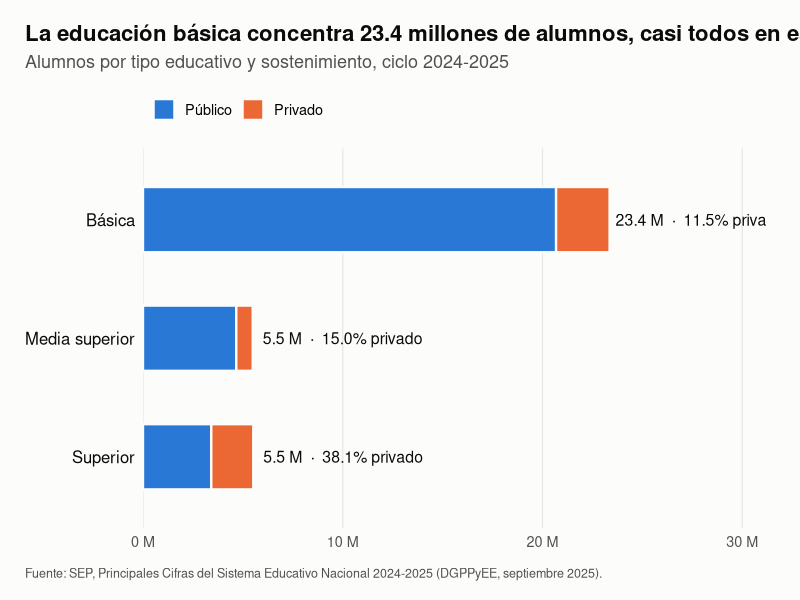
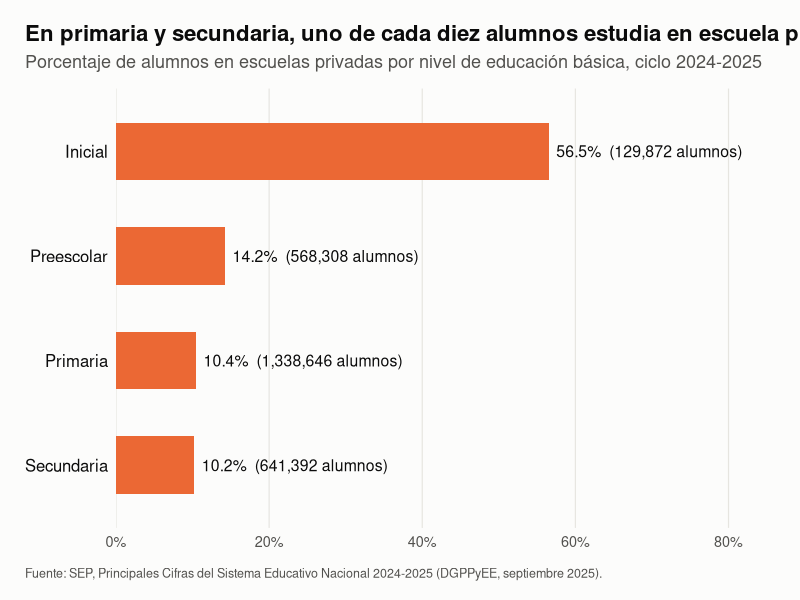
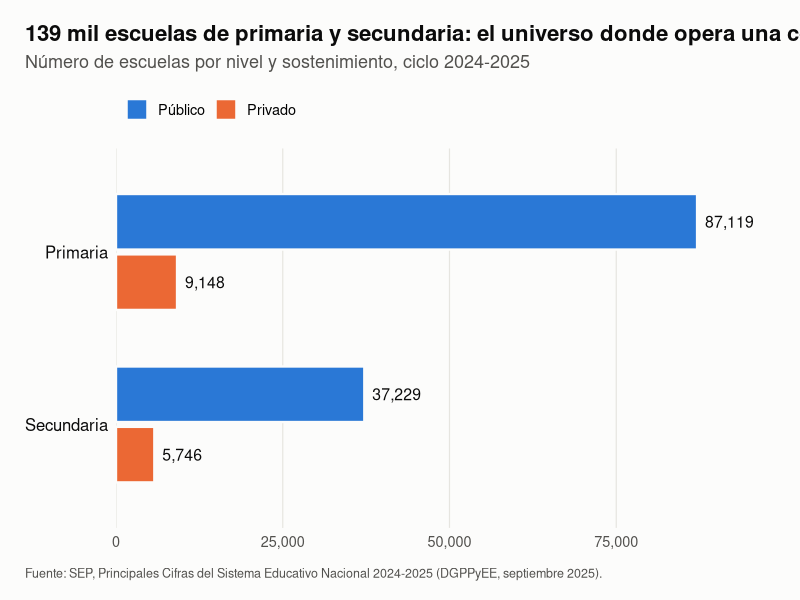
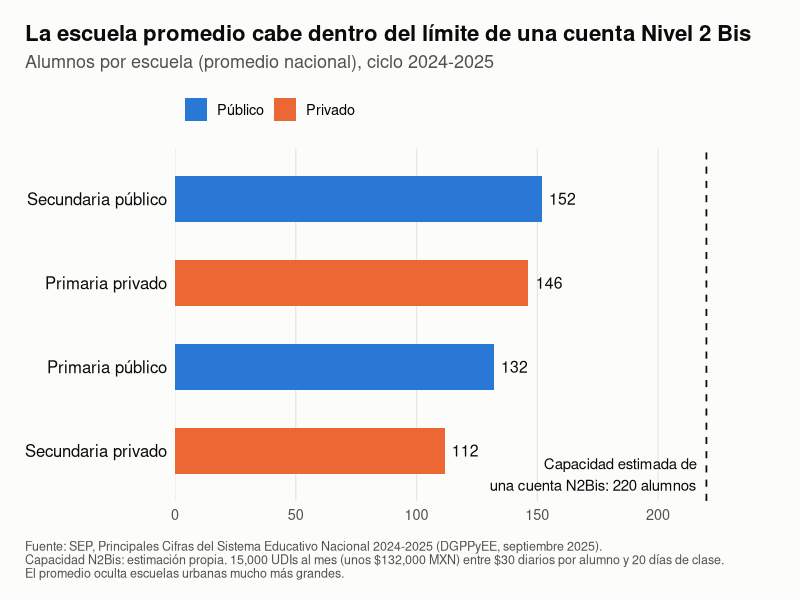
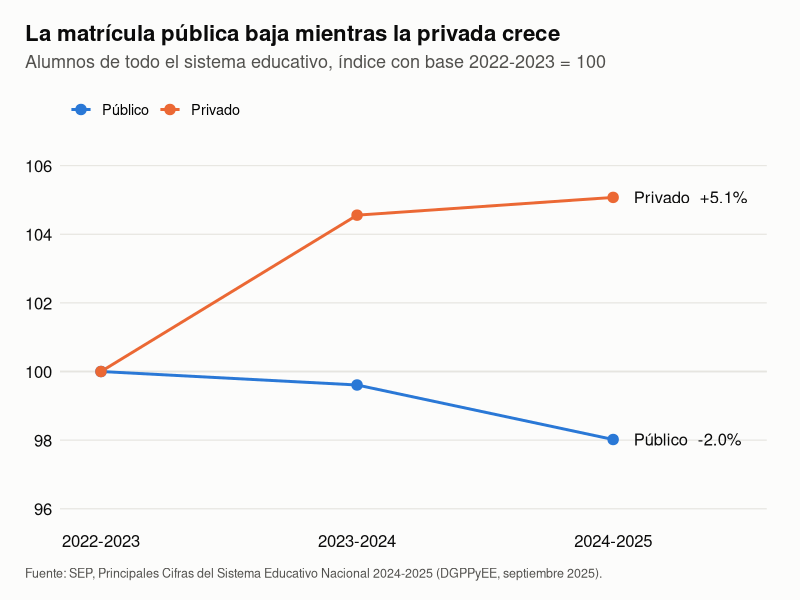
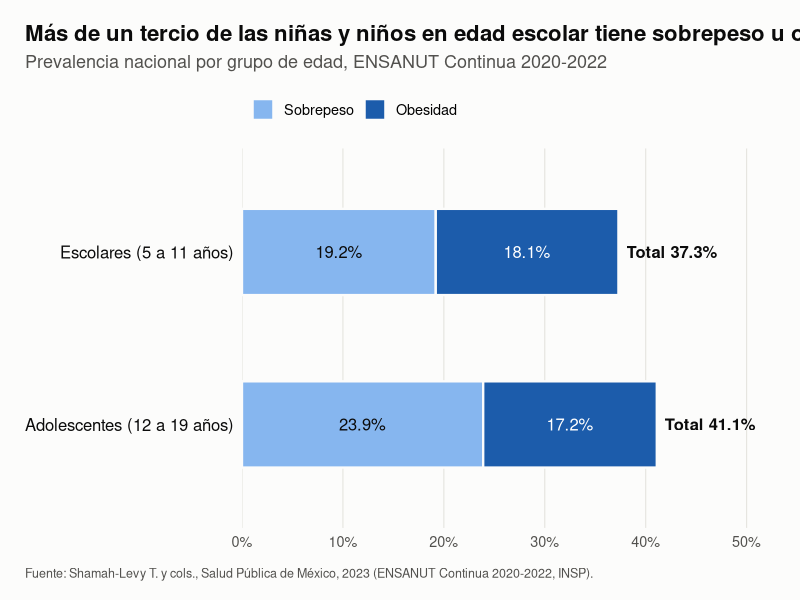
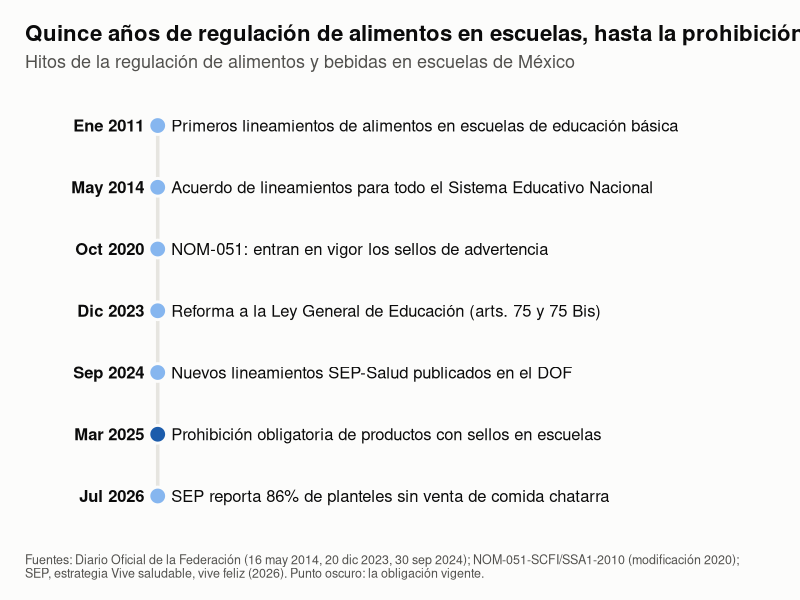

R code for these plots, in order:
# NutriPey — Gráficas del contexto educativo y regulatorio
#
# Uso en RStudio: abrir NutriPey_analisis.Rproj y ejecutar source("graficas.R").
# Uso en terminal, desde la carpeta analisis/:  Rscript graficas.R
#
# Lee los CSV de datos/ y escribe los PNG en graficas/.
# Las fuentes de cada cifra están en README.md.

library(ggplot2)
library(dplyr)
library(readr)
library(scales)

dir.create("graficas", showWarnings = FALSE)

# --- Estilo común -----------------------------------------------------------

col_sost   <- c("Público" = "#2a78d6", "Privado" = "#eb6834")
col_peso   <- c("Sobrepeso" = "#86b6ef", "Obesidad" = "#1c5cab")
tinta      <- "#0b0b0b"
tinta_2    <- "#52514e"
superficie <- "#fcfcfb"
rejilla    <- "#e6e5e0"

tema <- theme_minimal(base_size = 13) +
  theme(
    plot.background    = element_rect(fill = superficie, colour = NA),
    panel.background   = element_rect(fill = superficie, colour = NA),
    panel.grid.minor   = element_blank(),
    panel.grid.major.y = element_blank(),
    panel.grid.major.x = element_line(colour = rejilla, linewidth = 0.4),
    plot.title         = element_text(face = "bold", size = 16, colour = tinta),
    plot.subtitle      = element_text(colour = tinta_2, margin = margin(b = 12)),
    plot.caption       = element_text(colour = tinta_2, size = 9, hjust = 0,
                                      margin = margin(t = 12)),
    plot.title.position   = "plot",
    plot.caption.position = "plot",
    axis.title         = element_blank(),
    axis.text          = element_text(colour = tinta_2),
    axis.text.y        = element_text(colour = tinta, size = 12),
    legend.position    = "top",
    legend.justification = "left",
    legend.title       = element_blank(),
    plot.margin        = margin(18, 24, 14, 18)
  )

fuente_sep <- paste(
  "Fuente: SEP, Principales Cifras del Sistema Educativo Nacional 2024-2025",
  "(DGPPyEE, septiembre 2025)."
)

guardar <- function(nombre, grafica, alto = 5.2) {
  ggsave(file.path("graficas", nombre), grafica,
         width = 10, height = alto, dpi = 200, bg = superficie)
  message("Escrita: graficas/", nombre)
}

millones <- function(x) paste0(format(round(x / 1e6, 1), nsmall = 1), " M")
miles    <- function(x) format(x, big.mark = ",", trim = TRUE)

# --- Datos ------------------------------------------------------------------

sen <- read_csv("datos/sen_2024_2025.csv", show_col_types = FALSE) |>
  mutate(sostenimiento = factor(sostenimiento, levels = c("Público", "Privado")))

tendencia <- read_csv("datos/sen_tendencia.csv", show_col_types = FALSE) |>
  mutate(sostenimiento = factor(sostenimiento, levels = c("Público", "Privado")))

ensanut <- read_csv("datos/ensanut_2020_2022.csv", show_col_types = FALSE) |>
  mutate(condicion = factor(condicion, levels = c("Obesidad", "Sobrepeso")))

reformas <- read_csv("datos/reformas.csv", show_col_types = FALSE)

# --- 1. Matrícula por tipo educativo y sostenimiento ------------------------

g1_datos <- sen |>
  group_by(tipo, sostenimiento) |>
  summarise(alumnos = sum(alumnos), .groups = "drop") |>
  group_by(tipo) |>
  mutate(total = sum(alumnos), pct = alumnos / total) |>
  ungroup() |>
  mutate(tipo = factor(tipo, levels = c("Superior", "Media superior", "Básica")))

g1_totales <- g1_datos |>
  filter(sostenimiento == "Privado") |>
  mutate(texto = paste0(millones(total), "  ·  ", percent(pct, accuracy = 0.1),
                        " privado"))

g1 <- ggplot(g1_datos, aes(alumnos, tipo, fill = sostenimiento)) +
  geom_col(width = 0.55, colour = superficie, linewidth = 0.8,
           position = position_stack(reverse = TRUE)) +
  geom_text(data = g1_totales, aes(x = total, y = tipo, label = texto),
            inherit.aes = FALSE, hjust = 0, nudge_x = 3e5, colour = tinta,
            size = 4) +
  scale_fill_manual(values = col_sost) +
  scale_x_continuous(labels = \(x) paste0(x / 1e6, " M"),
                     expand = expansion(mult = c(0, 0.32))) +
  labs(
    title = "La educación básica concentra 23.4 millones de alumnos, casi todos en escuela pública",
    subtitle = "Alumnos por tipo educativo y sostenimiento, ciclo 2024-2025",
    caption = fuente_sep
  ) +
  tema

guardar("01_matricula_por_tipo.png", g1, alto = 4.6)

# --- 2. Participación privada por nivel de educación básica -----------------

g2_datos <- sen |>
  filter(tipo == "Básica") |>
  group_by(nivel) |>
  summarise(pct = sum(alumnos[sostenimiento == "Privado"]) / sum(alumnos),
            privados = sum(alumnos[sostenimiento == "Privado"]),
            .groups = "drop") |>
  mutate(nivel = factor(nivel,
                        levels = c("Secundaria", "Primaria", "Preescolar", "Inicial")),
         texto = paste0(percent(pct, accuracy = 0.1), "  (", miles(privados),
                        " alumnos)"))

g2 <- ggplot(g2_datos, aes(pct, nivel)) +
  geom_col(width = 0.55, fill = col_sost[["Privado"]]) +
  geom_text(aes(label = texto), hjust = 0, nudge_x = 0.01, colour = tinta,
            size = 4) +
  scale_x_continuous(labels = percent, limits = c(0, 0.85),
                     expand = expansion(mult = c(0, 0))) +
  labs(
    title = "En primaria y secundaria, uno de cada diez alumnos estudia en escuela privada",
    subtitle = "Porcentaje de alumnos en escuelas privadas por nivel de educación básica, ciclo 2024-2025",
    caption = fuente_sep
  ) +
  tema

guardar("02_participacion_privada_basica.png", g2, alto = 4.4)

# --- 3. Escuelas de primaria y secundaria: el universo de cooperativas ------

g3_datos <- sen |>
  filter(nivel %in% c("Primaria", "Secundaria")) |>
  mutate(nivel = factor(nivel, levels = c("Secundaria", "Primaria")))

g3 <- ggplot(g3_datos, aes(escuelas, nivel, fill = sostenimiento)) +
  geom_col(width = 0.7, colour = superficie, linewidth = 0.8,
           position = position_dodge2(reverse = TRUE, padding = 0.08)) +
  geom_text(aes(label = paste0("  ", miles(escuelas))),
            position = position_dodge2(width = 0.7, reverse = TRUE),
            hjust = 0, colour = tinta, size = 4) +
  scale_fill_manual(values = col_sost) +
  scale_x_continuous(labels = comma, expand = expansion(mult = c(0, 0.12))) +
  labs(
    title = "139 mil escuelas de primaria y secundaria: el universo donde opera una cooperativa",
    subtitle = "Número de escuelas por nivel y sostenimiento, ciclo 2024-2025",
    caption = fuente_sep
  ) +
  tema

guardar("03_escuelas_primaria_secundaria.png", g3, alto = 4.6)

# --- 4. Tamaño promedio de escuela frente a la capacidad de una cuenta N2Bis

alumnos_n2bis <- 220

g4_datos <- sen |>
  filter(nivel %in% c("Primaria", "Secundaria")) |>
  mutate(por_escuela = alumnos / escuelas,
         grupo = paste(nivel, tolower(sostenimiento)),
         grupo = reorder(grupo, por_escuela))

g4 <- ggplot(g4_datos, aes(por_escuela, grupo, fill = sostenimiento)) +
  geom_col(width = 0.55) +
  geom_vline(xintercept = alumnos_n2bis, colour = tinta, linewidth = 0.6,
             linetype = "dashed") +
  annotate("text", x = alumnos_n2bis - 4, y = 0.52, hjust = 1, vjust = 0,
           colour = tinta, size = 3.8,
           label = "Capacidad estimada de\nuna cuenta N2Bis: 220 alumnos") +
  geom_text(aes(label = round(por_escuela)), hjust = 0, nudge_x = 3,
            colour = tinta, size = 4) +
  scale_fill_manual(values = col_sost) +
  scale_x_continuous(limits = c(0, 245), expand = expansion(mult = c(0, 0))) +
  labs(
    title = "La escuela promedio cabe dentro del límite de una cuenta Nivel 2 Bis",
    subtitle = "Alumnos por escuela (promedio nacional), ciclo 2024-2025",
    caption = paste0(
      fuente_sep,
      "\nCapacidad N2Bis: estimación propia. 15,000 UDIs al mes (unos $132,000 MXN) ",
      "entre $30 diarios por alumno y 20 días de clase.\n",
      "El promedio oculta escuelas urbanas mucho más grandes."
    )
  ) +
  tema

guardar("04_alumnos_por_escuela_vs_n2bis.png", g4, alto = 5)

# --- 5. Tendencia de la matrícula por sostenimiento -------------------------

g5_datos <- tendencia |>
  group_by(sostenimiento) |>
  mutate(indice = alumnos / first(alumnos) * 100) |>
  ungroup()

g5_fin <- g5_datos |>
  filter(ciclo == "2024-2025") |>
  mutate(texto = paste0(sostenimiento, "  ", sprintf("%+.1f%%", indice - 100)))

g5 <- ggplot(g5_datos, aes(ciclo, indice, colour = sostenimiento,
                           group = sostenimiento)) +
  geom_hline(yintercept = 100, colour = rejilla, linewidth = 0.6) +
  geom_line(linewidth = 1) +
  geom_point(size = 3.2) +
  geom_text(data = g5_fin, aes(label = texto), hjust = 0, nudge_x = 0.08,
            colour = tinta, size = 4.2, show.legend = FALSE) +
  scale_colour_manual(values = col_sost) +
  scale_x_discrete(expand = expansion(mult = c(0.08, 0.3))) +
  scale_y_continuous(limits = c(96, 106), breaks = seq(96, 106, 2)) +
  labs(
    title = "La matrícula pública baja mientras la privada crece",
    subtitle = "Alumnos de todo el sistema educativo, índice con base 2022-2023 = 100",
    caption = fuente_sep
  ) +
  tema +
  theme(panel.grid.major.x = element_blank(),
        panel.grid.major.y = element_line(colour = rejilla, linewidth = 0.4),
        axis.text.x = element_text(colour = tinta, size = 12))

guardar("05_tendencia_matricula.png", g5, alto = 5)

# --- 6. Sobrepeso y obesidad en edad escolar --------------------------------

g6_totales <- ensanut |>
  group_by(grupo) |>
  summarise(total = sum(prevalencia), .groups = "drop")

g6 <- ggplot(ensanut, aes(prevalencia, grupo, fill = condicion)) +
  geom_col(width = 0.5, colour = superficie, linewidth = 0.8) +
  geom_text(aes(label = paste0(prevalencia, "%"),
                colour = condicion),
            position = position_stack(vjust = 0.5), size = 4.2,
            show.legend = FALSE) +
  geom_text(data = g6_totales,
            aes(x = total, y = grupo,
                label = paste0("Total ", format(total, nsmall = 1), "%")),
            inherit.aes = FALSE, hjust = 0, nudge_x = 0.8, colour = tinta,
            size = 4.2, fontface = "bold") +
  scale_fill_manual(values = col_peso, breaks = c("Sobrepeso", "Obesidad")) +
  scale_colour_manual(values = c("Sobrepeso" = tinta, "Obesidad" = "#ffffff")) +
  scale_x_continuous(labels = \(x) paste0(x, "%"), limits = c(0, 52),
                     expand = expansion(mult = c(0, 0))) +
  labs(
    title = "Más de un tercio de las niñas y niños en edad escolar tiene sobrepeso u obesidad",
    subtitle = "Prevalencia nacional por grupo de edad, ENSANUT Continua 2020-2022",
    caption = paste(
      "Fuente: Shamah-Levy T. y cols., Salud Pública de México, 2023",
      "(ENSANUT Continua 2020-2022, INSP)."
    )
  ) +
  tema

guardar("06_sobrepeso_obesidad.png", g6, alto = 4.2)

# --- 7. Cronología de la regulación de alimentos en escuelas ----------------

g7_datos <- reformas |>
  mutate(fecha = as.Date(fecha),
         orden = rev(seq_len(n())),
         clave = tipo == "Lineamientos" & fecha == as.Date("2025-03-29"))

g7 <- ggplot(g7_datos, aes(x = 0, y = orden)) +
  annotate("segment", x = 0, xend = 0, y = 1, yend = nrow(g7_datos),
           colour = rejilla, linewidth = 1.2) +
  geom_point(aes(fill = clave), shape = 21, size = 5, colour = superficie,
             stroke = 1.5, show.legend = FALSE) +
  geom_text(aes(x = -0.04, label = etiqueta), hjust = 1, colour = tinta,
            fontface = "bold", size = 4.2) +
  geom_text(aes(x = 0.04, label = detalle), hjust = 0, colour = tinta,
            size = 4.2) +
  scale_fill_manual(values = c(`FALSE` = "#86b6ef", `TRUE` = "#1c5cab")) +
  scale_x_continuous(limits = c(-0.28, 1.7)) +
  scale_y_continuous(expand = expansion(add = 0.6)) +
  labs(
    title = "Quince años de regulación de alimentos en escuelas, hasta la prohibición vigente",
    subtitle = "Hitos de la regulación de alimentos y bebidas en escuelas de México",
    caption = paste0(
      "Fuentes: Diario Oficial de la Federación (16 may 2014, 20 dic 2023, 30 sep 2024); ",
      "NOM-051-SCFI/SSA1-2010 (modificación 2020);\nSEP, estrategia Vive saludable, ",
      "vive feliz (2026). Punto oscuro: la obligación vigente."
    )
  ) +
  tema +
  theme(axis.text.x = element_blank(), axis.text.y = element_blank(),
        panel.grid.major.x = element_blank(),
        panel.grid.major.y = element_blank())

guardar("07_cronologia_regulacion.png", g7, alto = 5.4)
